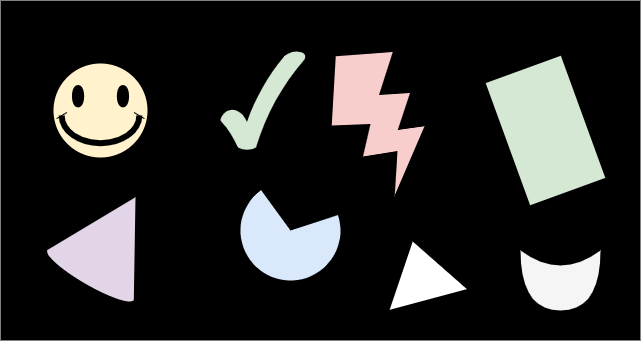
#> input picture xlh-cv-tutorial/2 Grundlagen der Bildverarbeitung/7 Konturen/3 Kontureneigenschaften/img/contours.png, 641 x 341 px
$ python properties.py
#> lines starting #> are read from the running program, lines starting #| are printed output that depends on the picture; after the words box and inside, x2 and y2 are one past the last pixel; in counts of white or black regions, pixels touching at a corner belong together
# properties.py
import cv2
import numpy as np

# definiere den Font und die Farbe
font = cv2.FONT_HERSHEY_SIMPLEX
WHITE = (255, 255, 255)
RED = (0, 0, 255)
GREEN = (0, 255, 0)

# lade Bild von der Datei in ein NumPy Array
image = cv2.imread('img/contours.png')[4:-4, 4:-4]
black = np.zeros(image.shape, dtype="uint8")
gray = cv2.cvtColor(image, cv2.COLOR_BGR2GRAY)

# finde alle äusseren Konturen und zeichne diese in das Bild
cnts, hir = cv2.findContours(gray.copy(), cv2.RETR_EXTERNAL, cv2.CHAIN_APPROX_SIMPLE)
#> cnts = 8 contours; box (x1, y1, x2, y2) and area: (481, 51, 602, 202) 10411, (49, 59, 144, 154) 6954, (327, 48, 421, 193) 5982, (236, 186, 337, 277) 5514, (43, 193, 132, 298) 5294, (516, 246, 597, 307) 3213, (216, 47, 302, 146) 2492, (385, 237, 463, 306) 2412; hir = [[1, -1, -1, -1], [2, 0, -1, -1], [3, 1, -1, -1], [4, 2, -1, -1], [5, 3, -1, -1], [6, 4, -1, -1], [7, 5, -1, -1], [-1, 6, -1, -1]]
conturs_external = image.copy()
cv2.drawContours(conturs_external, cnts, -1, (0, 255, 0), 2)
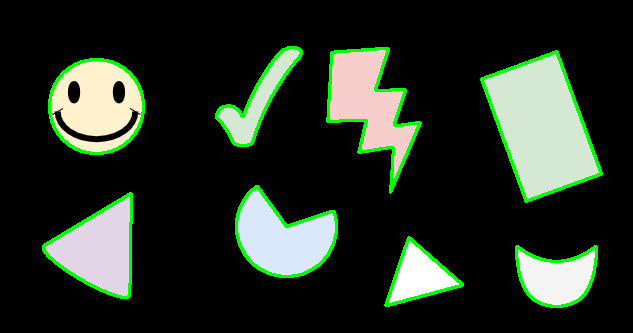
#> conturs_external: shape (333, 633, 3); mean B, G, R 38.9, 50.8, 40.4

# loop over the contours
center_of_mass = image.copy()
for c in cnts:
    # compute the moments of the contour which can be used to compute the
    # centroid or 'center of mass' of the region
    M = cv2.moments(c)
    cX = int(M['m10'] / M['m00'])
    cY = int(M['m01'] / M['m00'])
    # draw the center of the contour on the image
    cv2.circle(center_of_mass, (cX, cY), 10, GREEN, -1)
#> this loop made 8 passes
#> (cX, cY) on passes 1 to 8: (556, 277), (418, 275), (98, 248), (282, 237), (96, 106), (541, 126), (368, 102), (257, 99)
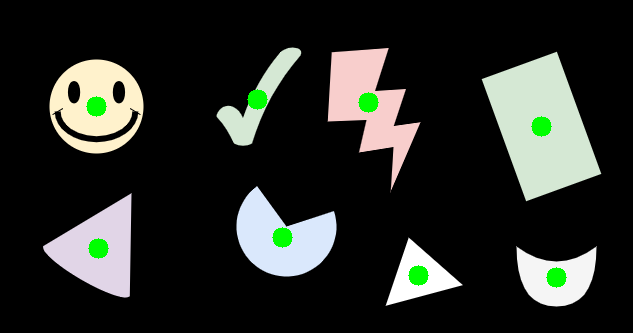
#> center_of_mass: shape (333, 633, 3); mean B, G, R 40.7, 45, 42.3

# loop over the contours
area_perimeter = image.copy()
for (i, c) in enumerate(cnts):
    # compute the area and the perimeter of the contour
    area = cv2.contourArea(c)
    perimeter = cv2.arcLength(c, True)
    print(f'Contour #{(i+1):d} -- area: {area:.2f}, perimeter: {perimeter:.2f}')
    # draw the contour on the image
    cv2.drawContours(area_perimeter, [c], -1, GREEN, 2)
    # compute the center of the contour and draw the contour number
    M = cv2.moments(c)
    cX = int(M['m10'] / M['m00'])
    cY = int(M['m01'] / M['m00'])
    cv2.putText(area_perimeter, f'#{(i+1):d}', (cX - 20, cY),
                font, 0.8, RED, 2, cv2.LINE_AA)
#> this loop made 8 passes
#> (area, perimeter, cX, cY) on passes 1 to 8: (3213, 264.3, 556, 277), (2412, 237.3, 418, 275), (5293.5, 324.8, 98, 248), (5514.5, 337.9, 282, 237), (6954, 312.7, 96, 106), (10411, 454.5, 541, 126), (5982.5, 513, 368, 102), (2491.5, 310.1, 257, 99)
#| Contour #1 -- area: 3213.00, perimeter: 264.31
#| Contour #2 -- area: 2412.00, perimeter: 237.28
#| Contour #3 -- area: 5293.50, perimeter: 324.84
#| Contour #4 -- area: 5514.50, perimeter: 337.95
#| Contour #5 -- area: 6954.00, perimeter: 312.74
#| Contour #6 -- area: 10411.00, perimeter: 454.48
#| Contour #7 -- area: 5982.50, perimeter: 513.04
#| Contour #8 -- area: 2491.50, perimeter: 310.09
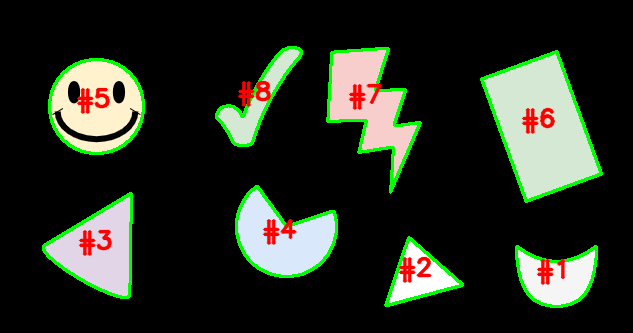
#> area_perimeter: shape (333, 633, 3); mean B, G, R 36, 47.7, 41.1
# >>> Contour #1 -- area: 3213.00, perimeter: 264.31
# >>> Contour #2 -- area: 2412.00, perimeter: 237.28
# >>> Contour #3 -- area: 5293.50, perimeter: 324.84
# >>> Contour #4 -- area: 5514.50, perimeter: 337.95
# >>> Contour #5 -- area: 6954.00, perimeter: 312.74
# >>> Contour #6 -- area: 10411.00, perimeter: 454.48
# >>> Contour #7 -- area: 5982.50, perimeter: 513.04
# >>> Contour #8 -- area: 2491.50, perimeter: 310.09

# bounding Box
bounding_box = image.copy()
for c in cnts:
    # fit a bounding box to the contour
    (x, y, w, h) = cv2.boundingRect(c)
    cv2.rectangle(bounding_box, (x, y), (x + w, y + h), GREEN, 2)
#> this loop made 8 passes
#> (x, y, w, h) on passes 1 to 8: (516, 246, 81, 61), (385, 237, 78, 69), (43, 193, 89, 105), (236, 186, 101, 91), (49, 59, 95, 95), (481, 51, 121, 151), (327, 48, 94, 145), (216, 47, 86, 99)
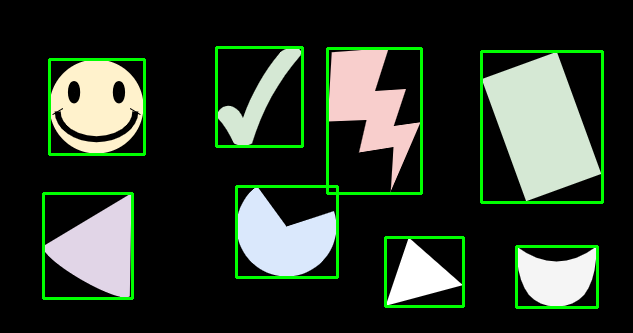
#> bounding_box: shape (333, 633, 3); mean B, G, R 43.1, 55.7, 44.8

# bounding Box gedreht
bounding_box_rotated = image.copy()
for c in cnts:
    box = cv2.minAreaRect(c)
    box = np.int64(cv2.boxPoints(box))
    cv2.drawContours(bounding_box_rotated, [box], -1, GREEN, 2)
#> this loop made 8 passes
#> box on passes 1 to 8: [[596, 306], [516, 306], [516, 246], [596, 246]], [[448, 326], [385, 305], [407, 236], [471, 258]], [[129, 297], [42, 295], [43, 191], [131, 193]], [[318, 289], [222, 258], [247, 182], [342, 213]], [[143, 153], [49, 153], [49, 59], [143, 59]], [[525, 201], [480, 78], [556, 50], [601, 173]], [[362, 203], [302, 64], [380, 30], [440, 170]], [[247, 150], [207, 129], [262, 28], [302, 50]]
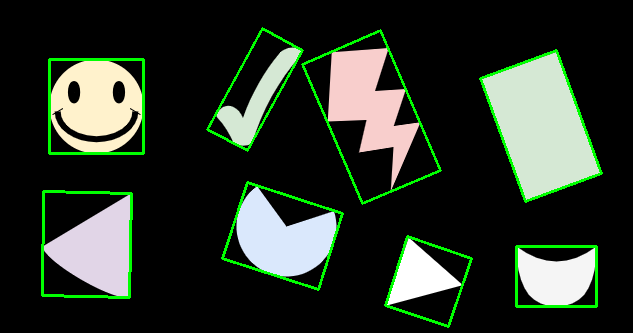
#> bounding_box_rotated: shape (333, 633, 3); mean B, G, R 42.4, 53.5, 44.1

# minimaler Umfangskreis
min_enclosing_circle = image.copy()
for c in cnts:
    ((x, y), radius) = cv2.minEnclosingCircle(c)
    cv2.circle(min_enclosing_circle, (int(x), int(y)), int(radius), GREEN, 2)
#> this loop made 8 passes
#> (x, y, radius) on passes 1 to 8: (556, 262.9, 43.42), (419.3, 278.7, 43.2), (101.6, 243.9, 58.82), (286, 226.1, 50.5), (96, 106, 47.43), (541, 126, 76.49), (364.4, 120.3, 76.08), (265.5, 95.5, 57.55)
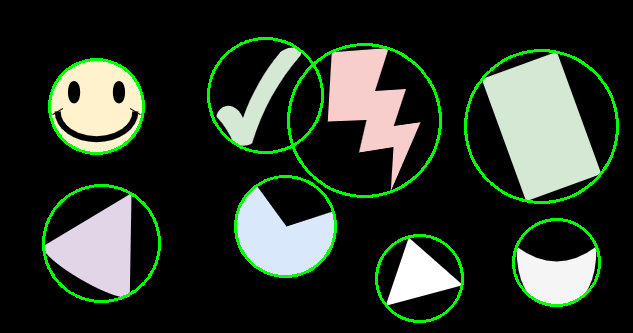
#> min_enclosing_circle: shape (333, 633, 3); mean B, G, R 42.3, 53.8, 44

# minimale Umfangsellipse
min_enclosing_elipse = image.copy()
for c in cnts:
    # eine Ellipse braucht mindestens 5 Punkte
    if len(c) >= 5:
        ellipse = cv2.fitEllipse(c)
        cv2.ellipse(min_enclosing_elipse, ellipse, GREEN, 2)
#> this loop made 8 passes
#> ellipse on passes 1 to 8: ((556, 273.8), (63.79, 79.36), 90), ((424.2, 270.6), (59.5, 84.55), 53.56), ((239, 235.9), (120.9, 372), 84.01), ((282.1, 235.1), (78.77, 105.2), 110), ((96, 106), (94.12, 94.12), 0), ((541, 126), (92.21, 159.5), 160), ((373, 110.6), (70.4, 138), 159.5), ((255.1, 101.7), (40.23, 114.8), 37.8)
#> min_enclosing_elipse: shape (333, 633, 3); mean B, G, R 41.2, 52.7, 42.7


# Zusammenfassung der Ausganslage und der Bearbeitung
image = cv2.putText(image, 'Original', (25, 25), font, 0.8, WHITE, 2, cv2.LINE_AA)
#> image: shape (333, 633, 3); mean B, G, R 44.4, 45.8, 46.1
conturs_external = cv2.putText(conturs_external, 'aeussere Konturen', (25, 25),
                               font, 0.8, WHITE, 2, cv2.LINE_AA)
#> conturs_external: shape (333, 633, 3); 1.35% of pixels changed, all inside (x1, y1, x2, y2) = (25, 7, 261, 28)
center_of_mass = cv2.putText(center_of_mass, 'Massezentrum', (25, 25),
                             font, 0.8, WHITE, 2, cv2.LINE_AA)
#> center_of_mass: shape (333, 633, 3); 1.09% of pixels changed, all inside (x1, y1, x2, y2) = (26, 7, 203, 28)
area_perimeter = cv2.putText(area_perimeter, 'Flaeche und Umfang', (25, 25),
                             font, 0.8, WHITE, 2, cv2.LINE_AA)
#> area_perimeter: shape (333, 633, 3); 1.46% of pixels changed, all inside (x1, y1, x2, y2) = (26, 6, 288, 34)
bounding_box = cv2.putText(bounding_box, 'bounding Box', (25, 25),
                           font, 0.8, WHITE, 2, cv2.LINE_AA)
#> bounding_box: shape (333, 633, 3); 1.02% of pixels changed, all inside (x1, y1, x2, y2) = (26, 6, 197, 34)
bounding_box_rotated = cv2.putText(bounding_box_rotated, 'bounding Box gedreht',
                                   (25, 25), font, 0.8, WHITE, 2, cv2.LINE_AA)
#> bounding_box_rotated: shape (333, 633, 3); 1.65% of pixels changed, all inside (x1, y1, x2, y2) = (26, 6, 305, 34)
min_enclosing_circle = cv2.putText(min_enclosing_circle, 'minimaler Umfangskreis',
                                   (25, 25), font, 0.8, WHITE, 2, cv2.LINE_AA)
#> min_enclosing_circle: shape (333, 633, 3); 1.8% of pixels changed, all inside (x1, y1, x2, y2) = (26, 6, 330, 34)
min_enclosing_elipse = cv2.putText(min_enclosing_elipse, 'minimale Umfangsellipse',
                                   (25, 25), font, 0.8, WHITE, 2, cv2.LINE_AA)
#> min_enclosing_elipse: shape (333, 633, 3); mean B, G, R 44.4, 56, 46
result_1 = np.hstack([image, conturs_external, center_of_mass])
result_2 = np.hstack([area_perimeter, bounding_box, bounding_box_rotated])
result_3 = np.hstack([min_enclosing_circle, min_enclosing_elipse, black])
result = np.vstack([result_1, result_2, result_3])

# schreibe das Bild in eine Datei
cv2.imwrite('img/properties.png', result[0:-2, 0:-2])
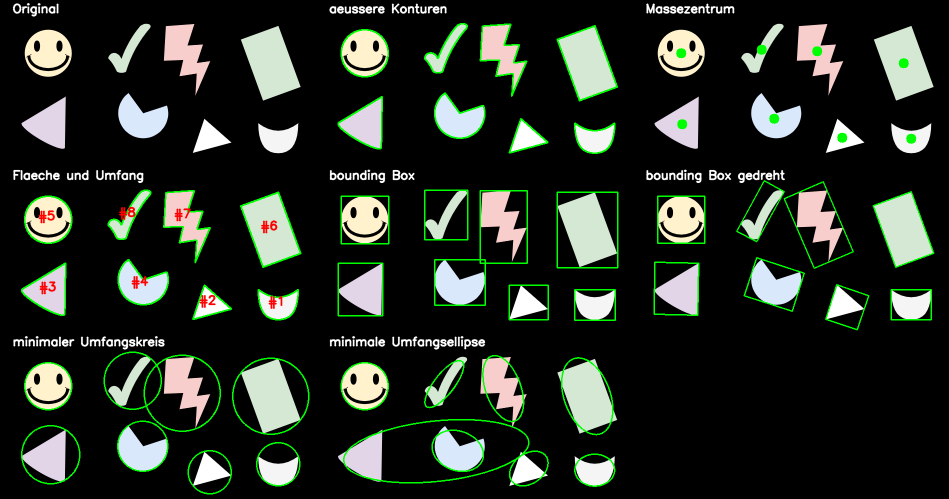
#> saved as properties.png: shape (997, 1897, 3) (shown at 1/2 size); mean B, G, R 38.6, 47.1, 40.5

# Anzeige auf dem Bildschirm
cv2.imshow('Ausgabe', result)
cv2.moveWindow('Ausgabe', 100, 100)
cv2.waitKey(0)
